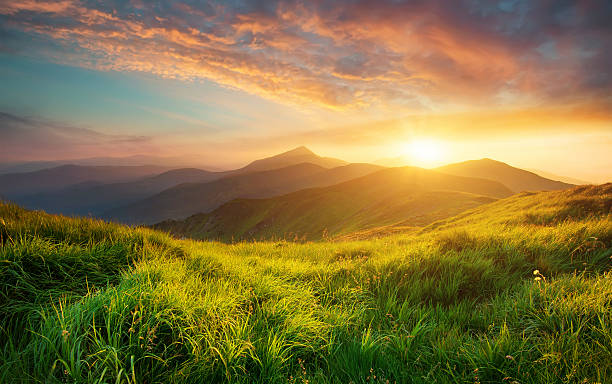
#> input picture nature.jpg, 612 x 384 px
$ jupyter execute ImageDisplay.ipynb
#> lines starting #> are read from the running program, lines starting #| are printed output that depends on the picture; after the words box and inside, x2 and y2 are one past the last pixel; in counts of white or black regions, pixels touching at a corner belong together
[cell 1]
import os
import cv2
import numpy as np
from matplotlib import pyplot as plt

image_path = "nature.jpg"

if not os.path.exists(image_path):
    print("Image not found.")
    exit()


image = cv2.imread(image_path)
#> image is the input picture: shape (384, 612, 3); mean B, G, R 66.6, 117.5, 134.5

image_rgb = cv2.cvtColor(image, cv2.COLOR_BGR2RGB)

image_gray = cv2.cvtColor(image, cv2.COLOR_BGR2GRAY)
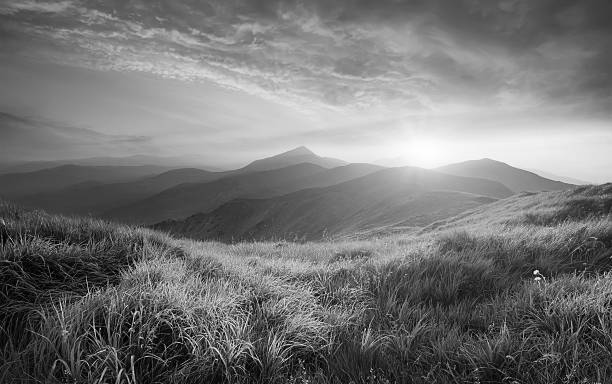
#> image_gray: shape (384, 612); min 0, max 254, mean 116.8

brightness_value = 50
image_bright = cv2.convertScaleAbs(image, alpha=1, beta=brightness_value)
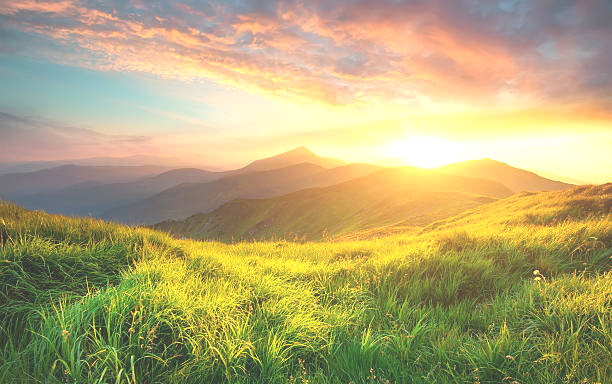
#> image_bright: shape (384, 612, 3); mean B, G, R 116.5, 166, 178
image_bright_rgb = cv2.cvtColor(image_bright, cv2.COLOR_BGR2RGB)


_, image_thresh = cv2.threshold(image_gray, 127, 255, cv2.THRESH_BINARY)
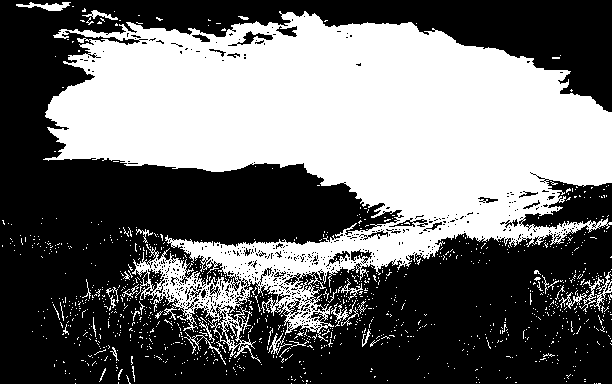
#> image_thresh: shape (384, 612); 42.7% white; 1149 white regions (1109 under 20 px), largest, box (x1, y1, x2, y2) and area: (43, 11, 612, 363) 95398, (579, 271, 612, 312) 326, (16, 2, 71, 11) 239


plt.figure(figsize=(12, 8))


plt.subplot(2, 2, 1)
plt.imshow(image_rgb)
plt.title("Color (RGB)")
plt.axis('off')


plt.subplot(2, 2, 2)
plt.imshow(image_gray, cmap='gray')
plt.title("Grayscale")
plt.axis('off')

plt.subplot(2, 2, 3)
plt.imshow(image_bright_rgb)
plt.title(f"Brightness +{brightness_value}")
plt.axis('off')


plt.subplot(2, 2, 4)
plt.imshow(image_thresh, cmap='gray')
plt.title("Thresholded (Binary)")
plt.axis('off')

plt.tight_layout()
plt.show()
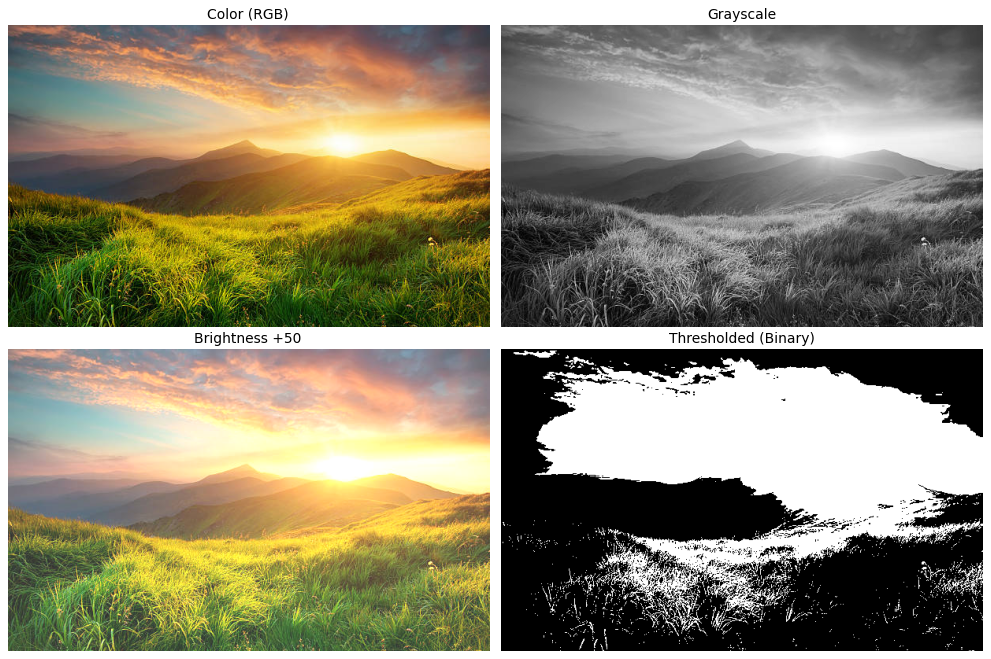
#> figure drawn by matplotlib, 4 panels

$ run again, with kedarnath.jpg copied over nature.jpg
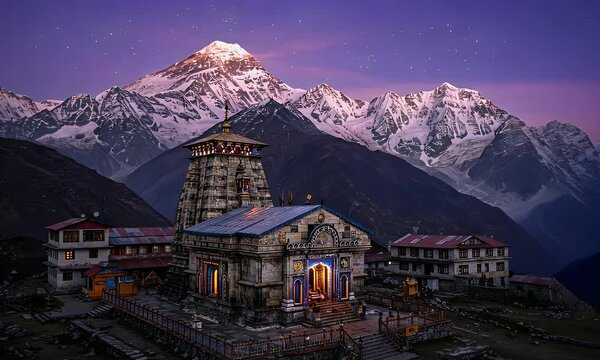
#> input picture kedarnath.jpg, 600 x 360 px
#> image is the input picture: shape (360, 600, 3); mean B, G, R 85.2, 57.9, 67.8
#> `_, image_thresh = cv2.threshold(image_gray, 127, 255, cv2.THRESH_BINARY)`:
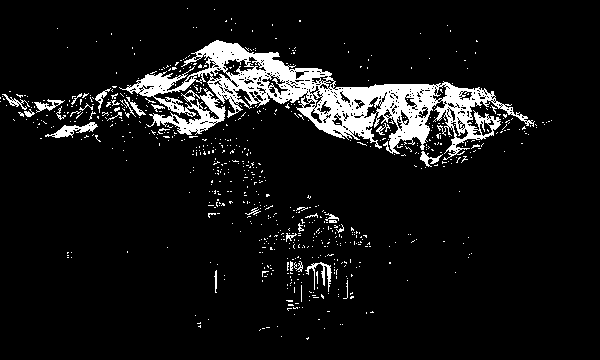
#> image_thresh: shape (360, 600); 8.1% white; 732 white regions (702 under 20 px), largest, box (x1, y1, x2, y2) and area: (119, 40, 535, 160) 13726, (45, 122, 98, 138) 321, (305, 262, 332, 292) 215
#> `plt.show()`:
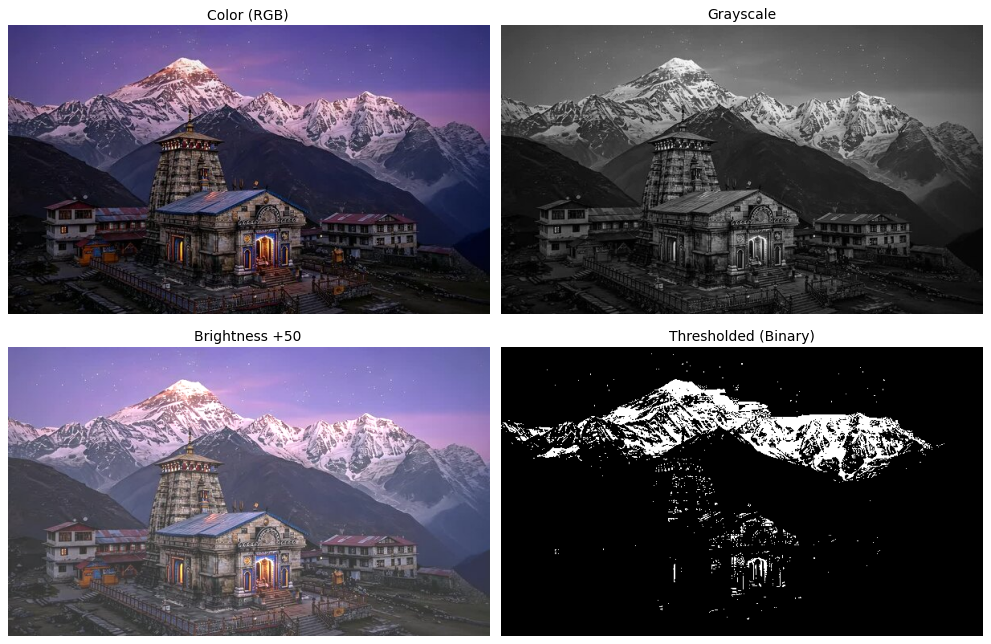
#> figure drawn by matplotlib, 4 panels
